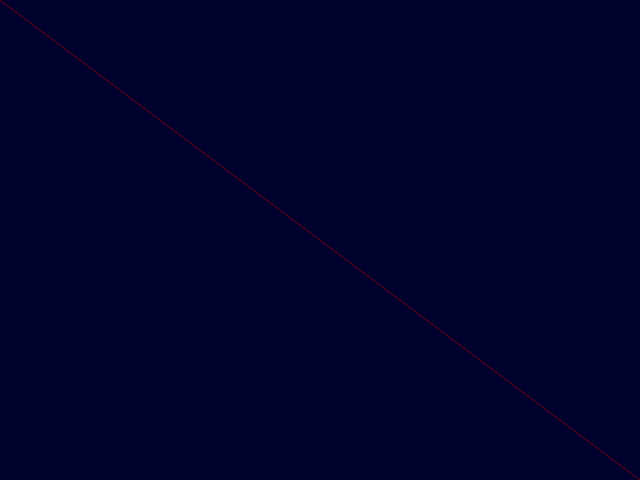
Frame 1 (no input)
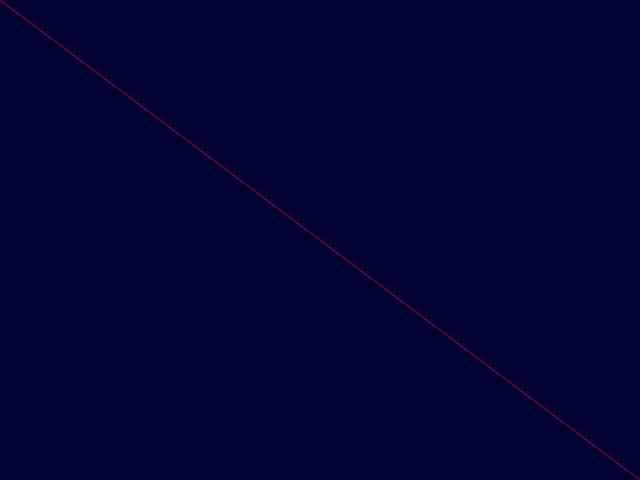
Frame 60 (the mouse pressed at the canvas centre just before this capture)
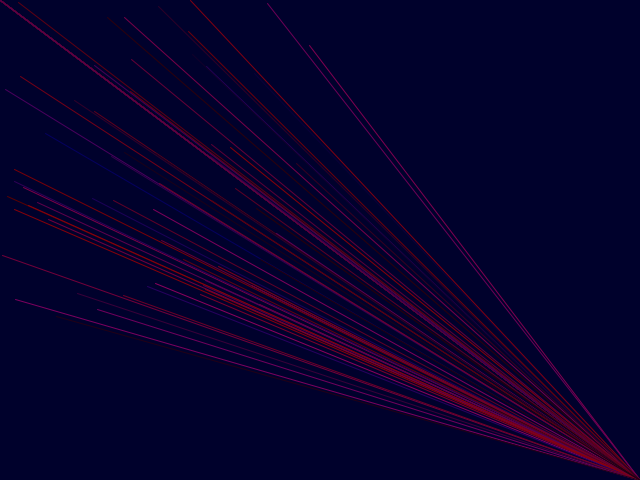
Frame 120 (the mouse held since frame 60 and released just before this capture)

The Processing sketch that drew these frames (run headless with seeded random() and noise(); from frame 60 on, the mouse is pressed at the canvas centre):

// Processing sketch: index_pde
// ── index_pde.pde

 int mX, mY, line;    //global variable initialization

void setup() {       
  size(640, 480);   
   background(300);
  noFill();
  smooth();
  
}

void draw() {
  
 
  
   mX = mouseX;      
  mY = mouseY;      

 // somehow get it to display horizontal 
  stroke(random(150), random(0), random(100));
  line(random(mouseX), random(mouseX), width, height); 




}
